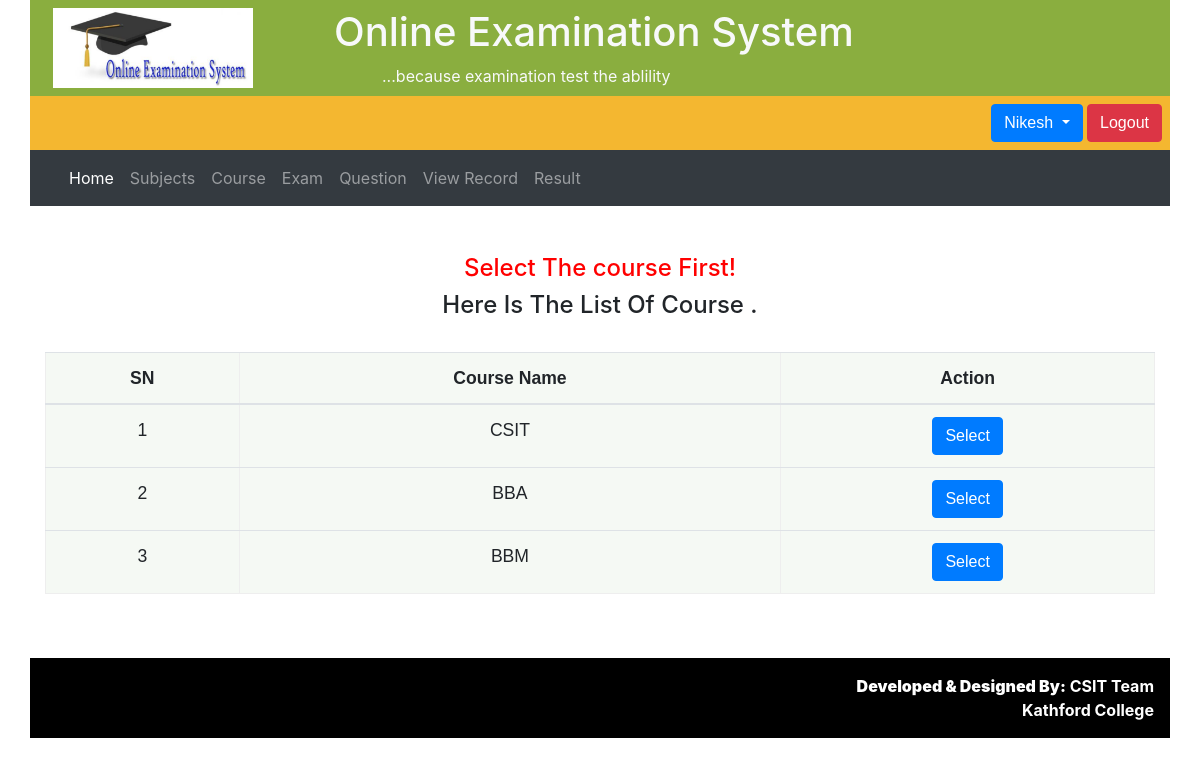
The page /admin/qustionmiddle.php (signed in) on the database its author committed.
### tables this page shows
CREATE TABLE `course` (
  `id` int(11) NOT NULL,
  `name` varchar(100) NOT NULL,
  `is_active` int(11) NOT NULL,
  `created_at` date NOT NULL DEFAULT current_timestamp(),
  `updated_at` date NOT NULL DEFAULT current_timestamp()
);

### admin/qustionmiddle.php (the view, shortened to what this page needs)
<?php
 include 'include/header.php';
 include_once '../dbconn.php';
 echo '<bR><br>';
 echo '<center><h4 style="color:red">Select The course First!</h4>';
 echo '<center><h4>Here Is The List  Of Course .</h4>
 </center>';
 echo '<br>';
$sql="SELECT * FROM course";
$result=mysqli_query($conn,$sql);
echo '<table class="table" border="1px solid black">';
echo '<thead>
    <tr>
        <th>SN </th>
       <th>Course Name</th>
       <th>Action</Action</th>
    </tr>
</thead>';
if(mysqli_num_rows($result)>0)
{
  $i=1;
    while($row=mysqli_fetch_assoc($result))
    {
      echo '<tr>';
       echo '<td>'.$i.'</td>';
       echo '<td>'.$row['name'].'</td>';
       echo '<td>
       <form action = "questionMiddle2.php " method="POST">
       <input type="hidden" name="id" value='.$row['id'].'>
       <input type="hidden" name="name" value='.$row['name'].'>
       <input type="submit" class="btn btn-primary" name="verify" value="Select">
       </form>
       </td>';
       echo '</tr>';
     $i++;
     }
    }
   echo '</table>';
   echo '<br> <b><br>';
?>
        <?php include 'include/footer.php'; ?>

### css/oes.css (style rules this page uses)
* { margin: 0; padding: 0; }
body { background:url(../images/img02.png) repeat; }
table { border:0; background:#f5f9f4; font-family:verdana,sans-serif; font-size:1.1em; margin-left:auto; margin-right:auto; text-align:center; }
.btn { text-decoration:none; text-align:center; color:#ffffff; font-family:verdana,sans-serif; font-size:1.3em; font-weight:bold; padding:4px 4px 4px 4px; border-color:#ffffff; border-width:5px; border-style:solid; margin-bottom:0; }

### rows shown on the page
course: name "CSIT"
course: name "BBA"
course: name "BBM"

### other values the page prints
$_SESSION['username'] "Nikesh"
